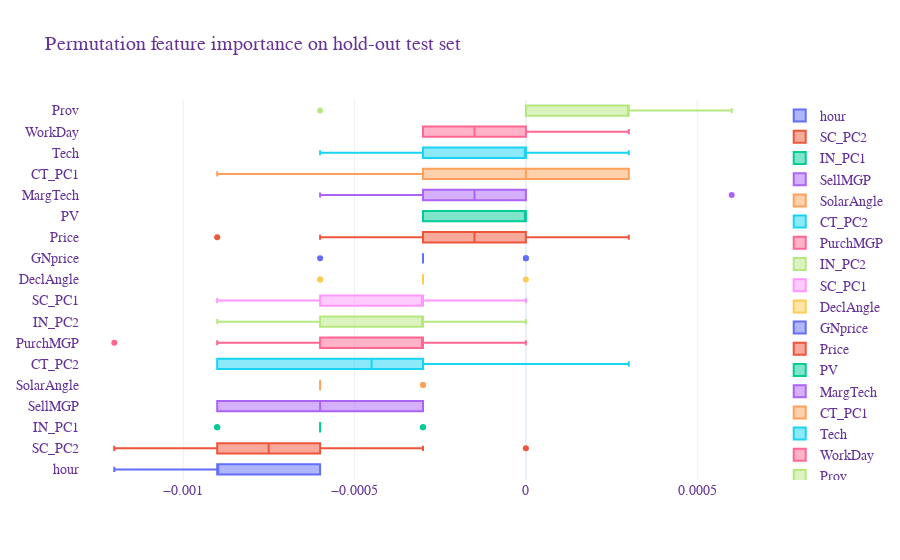
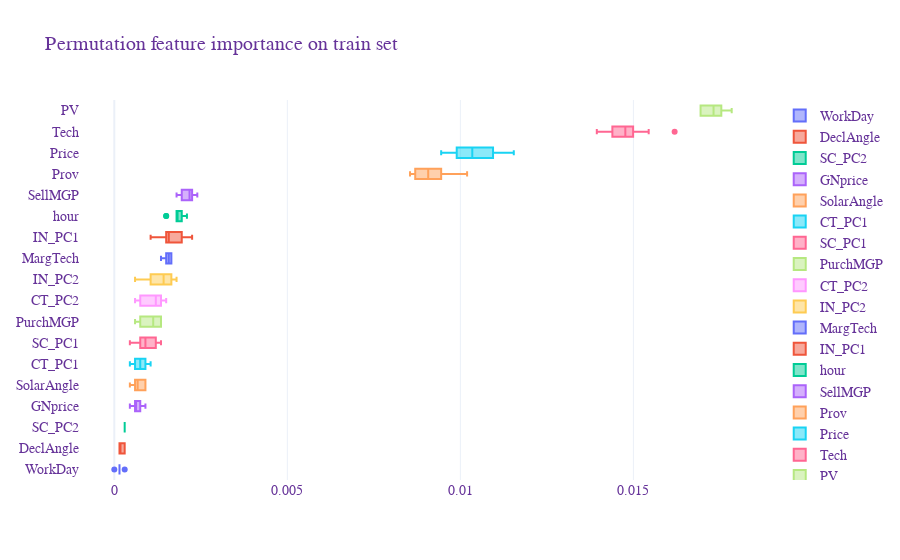

The notebook cell saved with these charts, in order:
### Code cell
### 3) Feature Importance ###
#------------- Impurity based (depends on impurity used in model training) -------------####
#print(rf_class.feature_importances_)
print(f" There are {len(rf_class.feature_importances_)} features in total") # extra features wrt to train dataset columns are due to encoding
# (need to rebuild the original features to evaluate the importance)

#print(feature_trans.fit_transform(X_train)[0,:])
#print(X_train.iloc[0])
#print("# You see numerical variables are at the end")

def encode_and_bind(original_dataframe, features_to_encode):
    dummies = pd.get_dummies(original_dataframe[features_to_encode])
    res = pd.concat([dummies, original_dataframe], axis=1)
    res = res.drop(features_to_encode, axis=1)
    return(res)
X_train_encoded = encode_and_bind(X_train, categorical_features) # X_train with encoded categorical features

feature_importances = list(zip(X_train_encoded, rf_class.feature_importances_))
# riordino in ordine decrescente di importanza
feature_importances_ranked = sorted(feature_importances, key = lambda x: x[1], reverse = True)
[print('Feature: {:35} Importance: {}'.format(*pair)) for pair in feature_importances_ranked];
# plotting the freature importance (top 20)
feature_names_20 = [i[0] for i in feature_importances_ranked[:20]]
y_ticks = np.arange(0, len(feature_names_20))
x_axis = [i[1] for i in feature_importances_ranked[:20]]
plt.figure(figsize = (10, 14))
plt.barh(feature_names_20, x_axis)   #horizontal barplot
plt.title('Random Forest Feature Importance (Top 20)', fontdict= {'fontname':'Times New Roman','fontsize' : 20})
plt.xlabel('Features',fontdict= {'fontsize' : 16})
plt.show()

###------------ Permutation Feature Importance ------------####
# Hold-out test set
perm_feat_test = permutation_importance(modelCla, X_test, y_test, n_repeats=10,random_state=42, n_jobs=2)
sorted_idx = perm_feat_test.importances_mean.argsort()
fig = go.Figure()
for i in range(len(sorted_idx)):
    fig.add_trace(go.Box(x=perm_feat_test.importances[sorted_idx[i]].T,name=X_test.columns[sorted_idx[i]]))
#fig.add_trace(go.Box(x=X_test.columns[sorted_idx[1]]))
fig.update_layout(title="Permutation feature importance on hold-out test set",
                  font=dict(family="Times New Roman, monospace",size=14,color="RebeccaPurple"),
                  template="plotly_white")
fig.show()

# Training set
perm_feat_train = permutation_importance(modelCla, X_train, y_train, n_repeats=10,random_state=42, n_jobs=2)
sorted_idx = perm_feat_train.importances_mean.argsort()
fig = go.Figure()
for i in range(len(sorted_idx)):
    fig.add_trace(go.Box(x=perm_feat_train.importances[sorted_idx[i]].T,name=X_test.columns[sorted_idx[i]]))
#fig.add_trace(go.Box(x=X_test.columns[sorted_idx[1]]))
fig.update_layout(title="Permutation feature importance on train set",
                  font=dict(family="Times New Roman, monospace",size=14,color="RebeccaPurple"),
                  template="plotly_white")
fig.show()

### Figure 1 — Plotly figure (JSON) as saved in the notebook; plotly's stock layout.template omitted (floating-point values rounded to 4 significant figures)
{"data": [{"name": "hour", "type": "box", "x": [-0.0006006, -0.001201, -0.0009009, -0.0009009, -0.0009009, -0.0006006, -0.0006006, -0.0009009, -0.0009009, -0.0006006]}, {"name": "SC_PC2", "type": "box", "x": [-0.0006006, -0.0009009, -0.0006006, -0.001201, -0.0003003, -0.0006006, -0.0009009, 0, -0.0009009, -0.0009009]}, {"name": "IN_PC1", "type": "box", "x": [-0.0009009, -0.0006006, -0.0003003, -0.0003003, -0.0006006, -0.0006006, -0.0006006, -0.0009009, -0.0006006, -0.0006006]}, {"name": "SellMGP", "type": "box", "x": [-0.0006006, -0.0009009, -0.0003003, -0.0006006, -0.0009009, -0.0006006, -0.0003003, -0.0006006, -0.0009009, -0.0003003]}, {"name": "SolarAngle", "type": "box", "x": [-0.0003003, -0.0006006, -0.0006006, -0.0006006, -0.0003003, -0.0006006, -0.0006006, -0.0006006, -0.0006006, -0.0006006]}, {"name": "CT_PC2", "type": "box", "x": [-0.0009009, 0, -0.0009009, -0.0003003, -0.0006006, -0.0009009, 0.0003003, -0.0009009, -0.0003003, -0.0003003]}, {"name": "PurchMGP", "type": "box", "x": [-0.0003003, -0.001201, -0.0003003, -0.0006006, -0.0009009, -0.0003003, 0, -0.0006006, -0.0003003, -0.0003003]}, {"name": "IN_PC2", "type": "box", "x": [-0.0009009, 0, -0.0009009, -0.0003003, -0.0003003, -0.0003003, -0.0003003, -0.0003003, -0.0003003, -0.0006006]}, {"name": "SC_PC1", "type": "box", "x": [-0.0006006, -0.0003003, -0.0003003, -0.0006006, -0.0006006, -0.0003003, -0.0003003, 0, 0, -0.0009009]}, {"name": "DeclAngle", "type": "box", "x": [-0.0003003, 0, -0.0003003, -0.0003003, -0.0003003, -0.0003003, -0.0006006, -0.0003003, -0.0006006, -0.0003003]}, {"name": "GNprice", "type": "box", "x": [-0.0003003, 0, -0.0006006, -0.0003003, 0, -0.0003003, -0.0003003, -0.0003003, -0.0003003, -0.0003003]}, {"name": "Price", "type": "box", "x": [-0.0009009, -0.0003003, 0.0003003, 0, -0.0006006, 0, -0.0003003, 0, -0.0003003, 0.0003003]}, {"name": "PV", "type": "box", "x": [-0.0003003, -0.0003003, 0, -0.0003003, 0, 0, -0.0003003, 0, 0, 0]}, {"name": "MargTech", "type": "box", "x": [0, -0.0003003, 0, -0.0003003, -0.0003003, 0, -0.0006006, -0.0003003, 0, 0.0006006]}, {"name": "CT_PC1", "type": "box", "x": [-0.0006006, 0.0003003, 0, -0.0003003, 0, 0, 0.0003003, 0.0003003, -0.0009009, 0]}, {"name": "Tech", "type": "box", "x": [-0.0006006, 0, -0.0003003, -0.0003003, 0, 0.0003003, -0.0003003, 0, 0.0003003, 0]}, {"name": "WorkDay", "type": "box", "x": [-0.0003003, 0, 0.0003003, 0, -0.0003003, -0.0003003, -0.0003003, 0, -0.0003003, 0.0003003]}, {"name": "Prov", "type": "box", "x": [-0.0006006, 0.0003003, 0.0003003, 0.0003003, 0, 0.0003003, 0.0003003, 0, 0.0006006, 0.0003003]}], "layout": {"autosize": true, "font": {"color": "RebeccaPurple", "family": "Times New Roman, monospace", "size": 14}, "title": {"text": "Permutation feature importance on hold-out test set"}, "xaxis": {"autorange": true, "range": [-0.001301, 0.0007007], "type": "linear"}, "yaxis": {"autorange": true, "range": [-0.5, 17.5], "type": "category"}}}

### Figure 2 — Plotly figure (JSON) as saved in the notebook; plotly's stock layout.template omitted (floating-point values rounded to 4 significant figures)
{"data": [{"name": "WorkDay", "type": "box", "x": [0.0001499, 0.0001499, 0.0001499, 0.0001499, 0, 0.0001499, 0.0002999, 0.0001499, 0.0001499, 0.0001499]}, {"name": "DeclAngle", "type": "box", "x": [0.0001499, 0.0001499, 0.0001499, 0.0002999, 0.0001499, 0.0002999, 0.0001499, 0.0002999, 0.0001499, 0.0001499]}, {"name": "SC_PC2", "type": "box", "x": [0.0002999, 0.0002999, 0.0002999, 0.0002999, 0.0002999, 0.0002999, 0.0002999, 0.0002999, 0.0002999, 0.0002999]}, {"name": "GNprice", "type": "box", "x": [0.0008996, 0.0007496, 0.0005997, 0.0005997, 0.0005997, 0.0005997, 0.0007496, 0.0005997, 0.0005997, 0.0004498]}, {"name": "SolarAngle", "type": "box", "x": [0.0004498, 0.0008996, 0.0008996, 0.0005997, 0.0007496, 0.0005997, 0.0005997, 0.0004498, 0.0007496, 0.0008996]}, {"name": "CT_PC1", "type": "box", "x": [0.0007496, 0.0008996, 0.001049, 0.0004498, 0.0008996, 0.0007496, 0.0004498, 0.0007496, 0.0007496, 0.0005997]}, {"name": "SC_PC1", "type": "box", "x": [0.0007496, 0.001349, 0.0008996, 0.0004498, 0.001049, 0.0008996, 0.0007496, 0.001199, 0.001199, 0.0007496]}, {"name": "PurchMGP", "type": "box", "x": [0.001349, 0.0005997, 0.001199, 0.0005997, 0.001349, 0.001349, 0.001049, 0.001049, 0.0007496, 0.001199]}, {"name": "CT_PC2", "type": "box", "x": [0.001199, 0.001199, 0.0005997, 0.001499, 0.001199, 0.001499, 0.0007496, 0.0008996, 0.0007496, 0.001349]}, {"name": "IN_PC2", "type": "box", "x": [0.001499, 0.001049, 0.001499, 0.001349, 0.001649, 0.001799, 0.0005997, 0.001199, 0.001049, 0.001799]}, {"name": "MargTech", "type": "box", "x": [0.001349, 0.001499, 0.001649, 0.001499, 0.001349, 0.001499, 0.001649, 0.001649, 0.001649, 0.001649]}, {"name": "IN_PC1", "type": "box", "x": [0.001499, 0.001049, 0.001649, 0.001049, 0.001499, 0.001649, 0.001499, 0.002249, 0.001949, 0.001949]}, {"name": "hour", "type": "box", "x": [0.001499, 0.001799, 0.001799, 0.001799, 0.001499, 0.001949, 0.002099, 0.001799, 0.001949, 0.001799]}, {"name": "SellMGP", "type": "box", "x": [0.002249, 0.001949, 0.002399, 0.002249, 0.001949, 0.001949, 0.002249, 0.002249, 0.001799, 0.002099]}, {"name": "Prov", "type": "box", "x": [0.009445, 0.009445, 0.008696, 0.008546, 0.008696, 0.009445, 0.009145, 0.008996, 0.008696, 0.01019]}, {"name": "Price", "type": "box", "x": [0.009895, 0.009445, 0.01079, 0.01034, 0.01094, 0.009595, 0.01034, 0.01154, 0.01094, 0.01019]}, {"name": "Tech", "type": "box", "x": [0.01439, 0.01619, 0.01394, 0.01544, 0.01424, 0.01499, 0.01499, 0.01454, 0.01439, 0.01499]}, {"name": "PV", "type": "box", "x": [0.01769, 0.01754, 0.01739, 0.01724, 0.01754, 0.01784, 0.01694, 0.01709, 0.01694, 0.01694]}], "layout": {"autosize": true, "font": {"color": "RebeccaPurple", "family": "Times New Roman, monospace", "size": 14}, "title": {"text": "Permutation feature importance on train set"}, "xaxis": {"autorange": true, "range": [-0.0009912, 0.01883], "type": "linear"}, "yaxis": {"autorange": true, "range": [-0.5, 17.5], "type": "category"}}}
